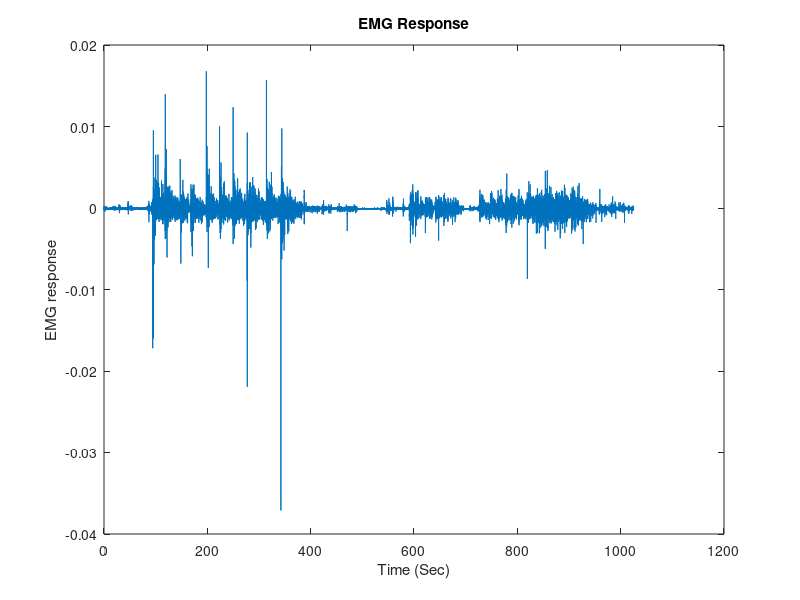

Here is the MATLAB script that generated this plot: (Note: this script raises an error after producing the figure.)
%this script load the raw emg signal
%normalize the signal
%truncate manually carrot, apple, banana eating signal
%truncate first five chews of each bite 
%input: RAW EMG mat file
%output: Processed signal: pressure_carrot_subxx (contain 10 cell for 10 bites),
%pressure_apple_subxx (contain 10 cell for 10 bites), pressure_banana_subxx (contain 10 cell for 10 bites)

clc;clear all;close all;
p=cell2mat(struct2cell(load ('PRESSURE_SUB01.mat')));
ts = (0:numel(p)-1)/128;
figure;
plot(ts,p);
title('EMG Response');
xlabel('Time (Sec)')
ylabel('EMG response');

%%
filt=designfilt('lowpassiir', 'PassbandFrequency', 2.7, 'StopbandFrequency', 3, 'PassbandRipple', 1, 'StopbandAttenuation', 60, 'SampleRate', 128);
press=filtfilt(filt,p);
press= rmoutliers(press);
[XNorm, mu, stddev] = featureNormalize(press); %normalize

%truncation of  apple, banana, and carrot (manually)
%confirm the food order from record
figure;
plot(XNorm)
[x,y]=ginput(6);
a=XNorm(x(1,1):x(2,1)); %apple
b=XNorm(x(3,1):x(4,1)); %banana
c=XNorm(x(5,1):x(6,1)); %carrot

%%
%truncation of first five chews for first 10 bites of apple
figure;
plot(a)
x1=ginput();
x11=x1(1,1);
x12=x1(2,1);
A{1}=a(x11:x12);

plot(a)
x1=ginput();
x11=x1(1,1);
x12=x1(2,1);
A{2}=a(x11:x12);

plot(a)
x1=ginput();
x11=x1(1,1);
x12=x1(2,1);
A{3}=a(x11:x12);

plot(a)
x1=ginput();
x11=x1(1,1);
x12=x1(2,1);
A{4}=a(x11:x12);

plot(a)
x1=ginput();
x11=x1(1,1);
x12=x1(2,1);
A{5}=a(x11:x12);

plot(a)
x1=ginput();
x11=x1(1,1);
x12=x1(2,1);
A{6}=a(x11:x12);


plot(a)
x1=ginput();
x11=x1(1,1);
x12=x1(2,1);
A{7}=a(x11:x12);

plot(a)
x1=ginput();
x11=x1(1,1);
x12=x1(2,1);
A{8}=a(x11:x12);

plot(a)
x1=ginput();
x11=x1(1,1);
x12=x1(2,1);
A{9}=a(x11:x12);

plot(a)
x1=ginput();
x11=x1(1,1);
x12=x1(2,1);
A{10}=a(x11:x12);

save('pressure_apple_sub01.mat','A') %change filename

%%

%%
%truncation of first five chews for first 10 bites of carrot
figure;
plot(c)
x1=ginput();
x11=x1(1,1);
x12=x1(2,1);
C{1}=c(x11:x12);


plot(c)
x1=ginput();
x11=x1(1,1);
x12=x1(2,1);
C{2}=c(x11:x12);

plot(c)
x1=ginput();
x11=x1(1,1);
x12=x1(2,1);
C{3}=c(x11:x12);

plot(c)
x1=ginput();
x11=x1(1,1);
x12=x1(2,1);
C{4}=c(x11:x12);

plot(c)
x1=ginput();
x11=x1(1,1);
x12=x1(2,1);
C{5}=c(x11:x12);

plot(c)
x1=ginput();
x11=x1(1,1);
x12=x1(2,1);
C{6}=c(x11:x12);


plot(c)
x1=ginput();
x11=x1(1,1);
x12=x1(2,1);
C{7}=c(x11:x12);

plot(c)
x1=ginput();
x11=x1(1,1);
x12=x1(2,1);
C{8}=c(x11:x12);

plot(c)
x1=ginput();
x11=x1(1,1);
x12=x1(2,1);
C{9}=c(x11:x12);

plot(c)
x1=ginput();
x11=x1(1,1);
x12=x1(2,1);
C{10}=c(x11:x12);
save('pressure_carrot_sub01.mat','C')

%%

%%
%truncation of first five chews for first 10 bites of Banana
figure;
plot(b)
x1=ginput();
x11=x1(1,1);
x12=x1(2,1);
B{1}=b(x11:x12);


plot(b)
x1=ginput();
x11=x1(1,1);
x12=x1(2,1);
B{2}=b(x11:x12);

plot(b)
x1=ginput();
x11=x1(1,1);
x12=x1(2,1);
B{3}=b(x11:x12);

plot(b)
x1=ginput();
x11=x1(1,1);
x12=x1(2,1);
B{4}=b(x11:x12);

plot(b)
x1=ginput();
x11=x1(1,1);
x12=x1(2,1);
B{5}=b(x11:x12);

plot(b)
x1=ginput();
x11=x1(1,1);
x12=x1(2,1);
B{6}=b(x11:x12);


plot(b)
x1=ginput();
x11=x1(1,1);
x12=x1(2,1);
B{7}=b(x11:x12);

plot(b)
x1=ginput();
x11=x1(1,1);
x12=x1(2,1);
B{8}=b(x11:x12);

plot(b)
x1=ginput();
x11=x1(1,1);
x12=x1(2,1);
B{9}=b(x11:x12);

plot(b)
x1=ginput();
x11=x1(1,1);
x12=x1(2,1);
B{10}=b(x11:x12);
save('pressure_banana_sub01.mat','B')
